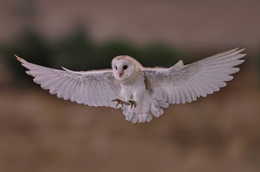
%> input picture phil-robson-R0T-2U-O5fc-unsplash.jpg, 260 x 172 px, shrunk from 4272 x 2831 before the run
$ octave 2.m   (GNU Octave 9; MATLAB toolbox functions it lacks are replaced by stand-ins)
%> lines starting %> are read from the running program, lines starting %| are printed output that depends on the picture; in (x1, y1, x2, y2) boxes, pixels count from 0 and x2, y2 are one past the last pixel; in counts of white or black regions, pixels touching at a corner belong together; the program's own positions count from 1
img1 = imread('bdic-report-template-latex-main\images\phil-robson-R0T-2U-O5fc-unsplash.jpg');
%> img1 is the input picture: size 172x260x3 uint8; mean R, G, B 103.9, 84.3, 76.8
size(img1)
%> ans = [172 260 3]
img2 = rgb2gray(img1);
img2 = im2double(img2);
%> img2: size 172x260 double
F = fft2(img2);
F_shift = fftshift(F);
[M, N] = size(img2);
%> M = 172; N = 260
centerX = N / 2;
%> centerX = 130
centerY = M / 2;
%> centerY = 86
cutoff = 115;
[X, Y] = meshgrid (1:N, 1:M);
D = sqrt((X - centerX).^2 + (Y - centerY).^2);
H_high = double(D > cutoff);
G_high_shift = F_shift .* H_high;
img_high = real(ifft2(ifftshift(G_high_shift)));
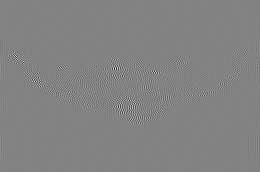
%> img_high: size 172x260 double; min -0.0459, max 0.0436, mean 3.02e-21; drawn with min black and max white
figure;
imshow(img_high)
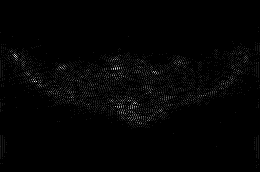
%> displayed picture: size 172x260, on the screen's scale of 0 to 255; min 0, max 11, mean 0.152; drawn with min black and max white
img_blured = imgaussfilt(img_high, 0.3);
figure;
tiledlayout(1,2);
nexttile;
th = otsuthresh(imhist(img_blured));
%> th = 0.00392
binary_img = (img_blured >= th);
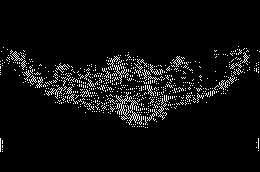
%> binary_img: size 172x260 logical; 5.3% white in thin lines or dots, all inside (x1, y1, x2, y2) = (0, 46, 260, 152)
imshow(binary_img);
img4 = bwareaopen(binary_img,40);
%> img4: size 172x260 logical; 0.66% white in thin lines or dots, all inside (x1, y1, x2, y2) = (46, 65, 140, 125)
nexttile;
imshow(img4);
[rows,cols] = size(img4);
%> rows = 172; cols = 260
img_hor = img4;
for i = 1:rows
    first_white = 0;
    last_white = 0;
    for j = 1:cols
        if img4(i, j) == 1
            if first_white == 0, first_white = j; end
            last_white = j;
        end
    end
    if first_white > 0 && last_white > first_white
        img_hor(i, first_white:last_white) = 1;
    end
end
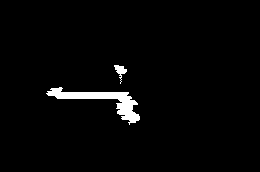
%> img_hor: size 172x260 logical; 2.4% white; 2 white regions, box (x1, y1, x2, y2) and area: (46, 87, 140, 125) 983, (114, 65, 127, 84) 96

img_ver = img4;
for j = 1:cols
    first_white = 0;
    last_white = 0;
    for i = 1:rows
        if img4(i, j) == 1
            if first_white == 0, first_white = i; end
            last_white = i;
        end
    end
    if first_white > 0 && last_white > first_white
        img_ver(first_white:last_white, j) = 1;
    end
end
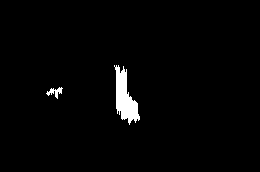
%> img_ver: size 172x260 logical; 2% white; 2 white regions, box (x1, y1, x2, y2) and area: (114, 65, 140, 125) 788, (46, 87, 63, 99) 85
img_com = img_hor&img_ver;
%> img_com: size 172x260 logical; 1.3% white; 3 white regions, box (x1, y1, x2, y2) and area: (116, 92, 140, 125) 448, (46, 87, 63, 99) 81, (114, 65, 127, 84) 72
img_com = double(img_com);
img_com_blurred = imgaussfilt(img_com, 15);
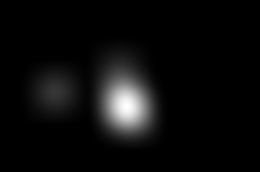
%> img_com_blurred: size 172x260 double; min 0, max 0.283, mean 0.0134; drawn with min black and max white
th2 = otsuthresh(imhist(img_com_blurred));
%> th2 = 0.0824
blurred_binary_img = (img_com_blurred >= th2);
%> blurred_binary_img: size 172x260 logical; 5.2% white; 1 white region, box (x1, y1, x2, y2) and area: (102, 73, 151, 133) 2314
figure;
imshow(blurred_binary_img);
output = img1;
for c=1:3
        channel = output(:,:,c);
        channel(~blurred_binary_img) = 0;
        output(:,:,c)=channel;
end
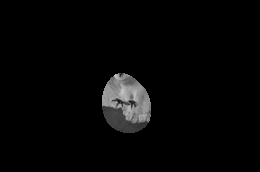
%> channel: size 172x260 uint8; min 0, max 201, mean 6.1
figure;
imshow(output);

%> (the run ends here)
